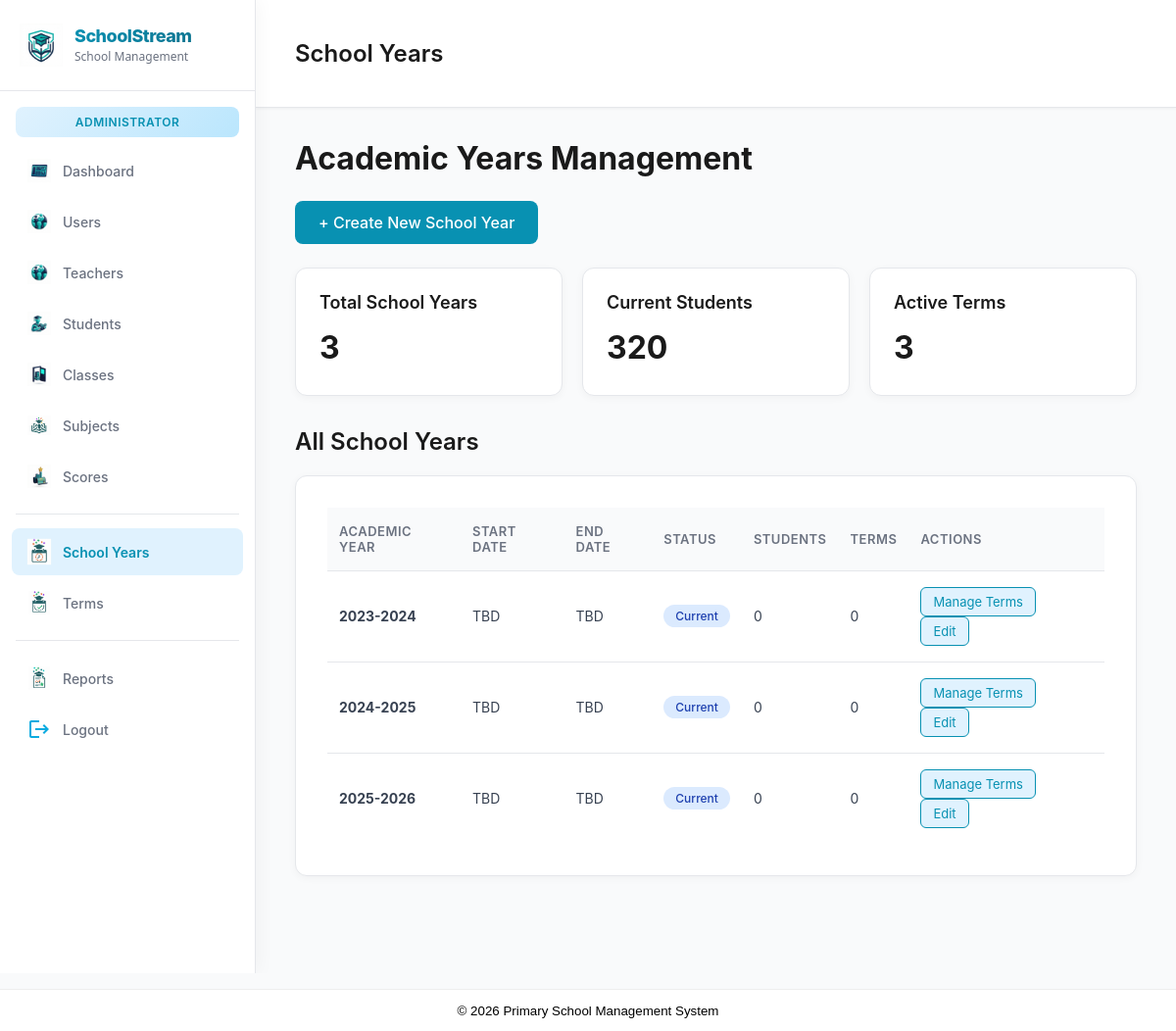
/views/school/school_years_list.php (signed in), run on the app's committed database.
### tables this page shows
CREATE TABLE IF NOT EXISTS school_years (
    school_year_id INT AUTO_INCREMENT PRIMARY KEY,
    year_name VARCHAR(20) NOT NULL UNIQUE
);

### models/School.php (called while the page is built, shortened)
<?php
require_once __DIR__ . '/Model.php';
class School extends Model {
    public function getYears() {
        $this->table = 'school_years';
        return $this->getAll();
    }
}

### models/Model.php (called while the page is built, shortened)
<?php
abstract class Model {
    protected $table;
    protected static $pdo = null;
    protected function getConnection() {
        if (self::$pdo === null) {
            self::$pdo = getDBConnection();
        }
        return self::$pdo;
    }
    public function getAll() {
        $pdo = $this->getConnection();
        try {
            $stmt = $pdo->prepare("SELECT * FROM {$this->table}");
            $stmt->execute();
            return $stmt->fetchAll(PDO::FETCH_ASSOC);
        } catch (PDOException $e) {
            error_log("Model getAll error: " . $e->getMessage());
            return [];
        }
    }
}

### views/school/school_years_list.php (the view, shortened to what this page needs)
<?php
$headerPath = __DIR__ . '/../../includes/header.php';
$parts = explode('/', trim($_SERVER['SCRIPT_NAME'], '/'));
$projectRoot = (isset($parts[1]) ? '/' . $parts[0] : '');
$extra_head = '<link rel="stylesheet" href="' . $projectRoot . '/public/assets/css/darkManagement.css?v=' . time() . '">';
require_once __DIR__ . '/../../models/School.php';
$schoolModel = new School();
$years = $schoolModel->getYears();
?>
<div class="Main-Container">
    <?php require_once dirname($headerPath) . '/sidebar.php'; ?>
    <main class="main-dashboard">
        <div class="header">
            <h2>School Years</h2>
        </div>
        <h1>Academic Years Management</h1>
        <section style="padding: 0 40px 24px;">
            <a href="school_year_create.php" style="background: #0891b2; color: white; padding: 12px 24px; border-radius: 8px; text-decoration: none; display: inline-block; font-weight: 500; transition: all 0.2s ease;">
                + Create New School Year
            </a>
        </section>
        <section style="display: grid; grid-template-columns: repeat(auto-fit, minmax(200px, 1fr)); gap: 20px; margin: 0 40px 32px;">
            <div class="card">
                <h3>Total School Years</h3>
                <p style="font-size: 32px; font-weight: 700; color: #1a1a1a; margin: 8px 0 0;"><?php echo count($years); ?></p>
            </div>
            <div class="card">
                <h3>Current Students</h3>
                <p style="font-size: 32px; font-weight: 700; color: #1a1a1a; margin: 8px 0 0;">320</p>
            </div>
            <div class="card">
                <h3>Active Terms</h3>
                <p style="font-size: 32px; font-weight: 700; color: #1a1a1a; margin: 8px 0 0;">3</p>
            </div>
        </section>
        <h2 class="heading users">All School Years</h2>
        <section class="table-card">
            <?php if (empty($years)): ?>
                <p style="text-align: center; color: #6b7280; padding: 40px;">No school years found. Create your first school year to get started.</p>
            <?php else: ?>
                <table>
                    <thead>
                        <tr>
                            <th>Academic Year</th>
                            <th>Start Date</th>
                            <th>End Date</th>
                            <th>Status</th>
                            <th>Students</th>
                            <th>Terms</th>
                            <th>Actions</th>
                        </tr>
                    </thead>
                    <tbody>
                        <?php foreach ($years as $y): ?>
                            <tr>
                                <td><strong><?php echo e($y['year_name']); ?></strong></td>
                                <td><?php echo !empty($y['start_date']) ? date('M d, Y', strtotime($y['start_date'])) : 'TBD'; ?></td>
                                <td><?php echo !empty($y['end_date']) ? date('M d, Y', strtotime($y['end_date'])) : 'TBD'; ?></td>
                                <td>
                                    <?php
                                    $status = $y['status'] ?? 'Current';
                                    $badgeClass = '';
                                    if ($status === 'Current') $badgeClass = 'badge-info';
                                    elseif ($status === 'Completed') $badgeClass = 'badge-success';
                                    else $badgeClass = 'badge-warning';
                                    ?>
                                    <span class="badge <?php echo $badgeClass; ?>"><?php echo e($status); ?></span>
                                </td>
                                <td><?php echo e($y['total_students'] ?? 0); ?></td>
                                <td><?php echo e($y['total_terms'] ?? 0); ?></td>
                                <td>
                                    <a href="term_manage.php?year_id=<?php echo urlencode($y['school_year_id']); ?>" class="action-btn edit-btn">Manage Terms</a>
                                    <a href="school_year_edit.php?id=<?php echo urlencode($y['school_year_id']); ?>" class="action-btn edit-btn">Edit</a>
                                </td>
                            </tr>
                        <?php endforeach; ?>
                    </tbody>
                </table>
            <?php endif; ?>
        </section>
    </main>
</div>
<?php require __DIR__ . '/../../includes/footer.php'; ?>

### public/assets/css/darkManagement.css (style rules this page uses)
.Main-Container h1, .Main-Container h2, .Main-Container h3, .main-dashboard h1, .main-dashboard h2, .form-card h2, .table-card h2 { color: #1a1a1a !important; }
body.management-page, body:has(.Main-Container) { margin: 0 !important; padding: 0 !important; background: #f9fafb !important; height: auto !important; display: block !important; align-items: initial !important; justify-content: initial !important; }
.Main-Container { margin: 0; padding: 0; font-family: -apple-system, BlinkMacSystemFont, 'Segoe UI', Roboto, 'Helvetica Neue', Arial, sans-serif; background: #f9fafb; display: flex; height: 100vh; overflow: hidden; color: #1a1a1a; width: 100%; }
.main-dashboard { flex: 1; padding: 0; background: #f9fafb; overflow-y: auto; height: 100vh; }
.main-dashboard .header { display: flex; justify-content: space-between; align-items: center; background: #ffffff; border-bottom: 1px solid #e5e7eb; padding: 0px 40px; width: 100%; box-sizing: border-box; margin-bottom: 0; box-shadow: 0 1px 3px rgba(0, 0, 0, 0.05); }
.main-dashboard .header h2 { font-family: -apple-system, BlinkMacSystemFont, 'Segoe UI', Roboto, sans-serif; font-weight: 600; font-size: 24px; padding: 20px 0; color: #1a1a1a; }
.main-dashboard h1 { font-family: -apple-system, BlinkMacSystemFont, 'Segoe UI', Roboto, sans-serif; font-weight: 700; font-size: 32px; color: #1a1a1a; padding: 32px 40px 24px; margin: 0; }
.heading.users, .heading.subjects, .heading.students, .heading.classes { margin: 32px 40px 20px; font-size: 24px; font-family: -apple-system, BlinkMacSystemFont, 'Segoe UI', Roboto, sans-serif; font-weight: 600; color: #1a1a1a; }
.table-card { background: #ffffff; border-radius: 12px; padding: 32px; margin: 0 40px 40px; border: 1px solid #e5e7eb; box-shadow: 0 2px 8px rgba(0, 0, 0, 0.04); overflow-x: auto; }
table { width: 100%; border-collapse: collapse; background: #ffffff; }
th, td { padding: 16px 12px; text-align: left; border-bottom: 1px solid #e5e7eb; }
th { font-weight: 600; color: #6b7280; font-size: 13px; text-transform: uppercase; letter-spacing: 0.5px; background: #f9fafb; }
td { color: #374151; font-size: 14px; }
tbody tr { transition: background-color 0.2s ease; }
tbody tr:last-child td { border-bottom: none; }
.action-btn { padding: 6px 12px; font-size: 13px; border-radius: 6px; margin-right: 6px; text-decoration: none; display: inline-block; transition: all 0.2s ease; }
.edit-btn { background: #e0f2fe; color: #0891b2; border: 1px solid #0891b2; }
.card { background: #ffffff; border-radius: 12px; padding: 24px; border: 1px solid #e5e7eb; box-shadow: 0 2px 8px rgba(0, 0, 0, 0.04); transition: all 0.2s ease; }
.card h3 { margin: 0 0 12px; font-size: 18px; font-weight: 600; color: #0891b2; }
.card p { margin: 0; font-size: 14px; color: #6b7280; line-height: 1.5; }
.badge { display: inline-block; padding: 4px 12px; border-radius: 12px; font-size: 12px; font-weight: 500; }
.badge-info { background: #dbeafe; color: #1e40af; }

### includes/header.php (style rules this page uses)
body { font-family:Arial,Helvetica,sans-serif;margin:0;padding:0 }

### data on the page
school_years: year_name "2023-2024", status "Current", total_students "0", total_terms "0"
school_years: year_name "2024-2025", status "Current", total_students "0", total_terms "0"
school_years: year_name "2025-2026", status "Current", total_students "0", total_terms "0"

### other printed values
count($years) "3"
